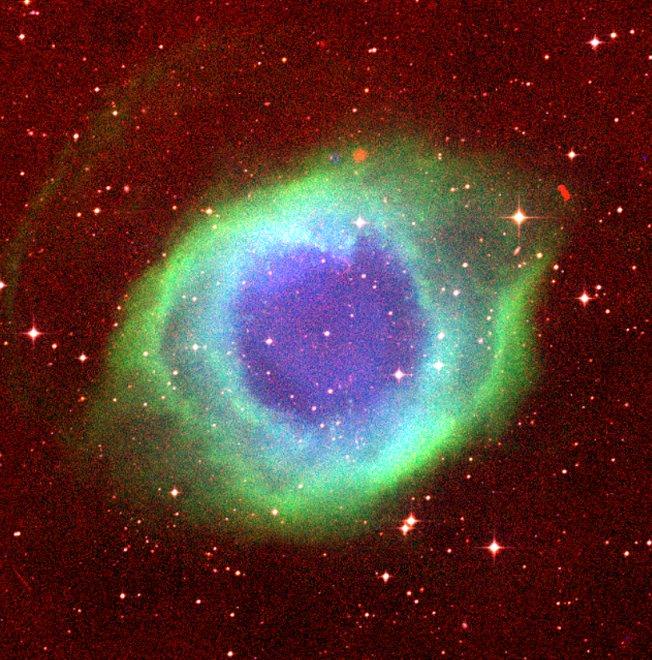
#> input picture Seg_cluster/1741004794898.jpg, 652 x 660 px, found by its file name
$ jupyter execute Kmeans_seg.ipynb
#> lines starting #> are read from the running program, lines starting #| are printed output that depends on the picture
[cell 1]
from PIL import Image
import numpy as np
from sklearn.cluster import KMeans
import matplotlib.pyplot as plt

def kmeans_segmentation(image_path, num_clusters=3):
   """
   使用KMeans对图像进行分割。

   参数:
   - image_path: str, 图像文件路径。
   - num_clusters: int, 聚类数量，默认为3。

   返回:
   - 原始图像和聚类标签图像的可视化。
   """
#> called with num_clusters = 4

   data = Image.open(image_path)
#> data is the input picture: PIL image 652x660 RGBA; mean R, G, B, A 86.1, 53.2, 46, 255
   data = data.convert("RGBA")
   img = np.array(data)
   height, width, _ = img.shape
#> height = 660; width = 652


   datas = img.reshape((height * width, 4))


   kmeans = KMeans(n_clusters=num_clusters)
   kmeans.fit(datas)
   labels = kmeans.predict(datas)


   labels_img = labels.reshape((height, width))
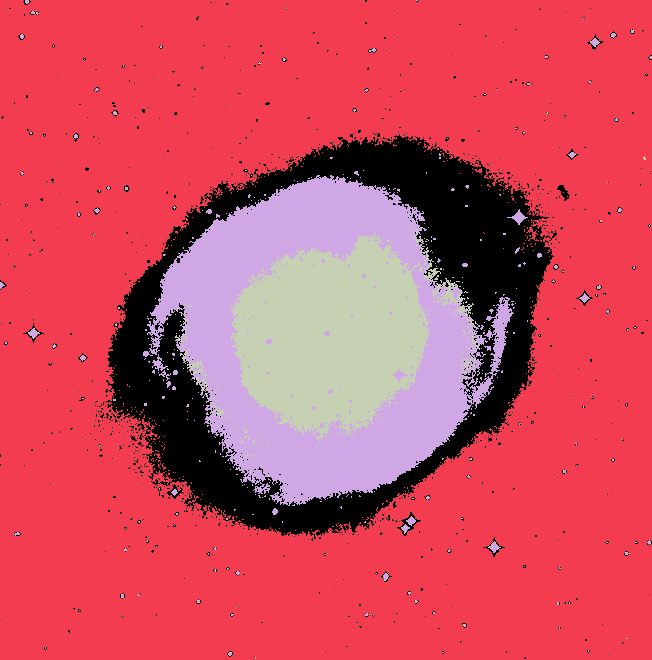
#> labels_img: shape (660, 652) int32; 4 distinct labels, from 0 to 3; one colour per label, 0 black

   print("Cluster Labels Shape:", labels_img.shape)
#| Cluster Labels Shape: (660, 652)

   plt.figure(figsize=(12, 6))
   plt.subplot(121)
   plt.imshow(data)
   plt.axis('off')
   plt.title('Original Image')

   plt.subplot(122)
   plt.imshow(labels_img, cmap='viridis')
   plt.axis('off')
   plt.title('Segmented Image')

   plt.show()
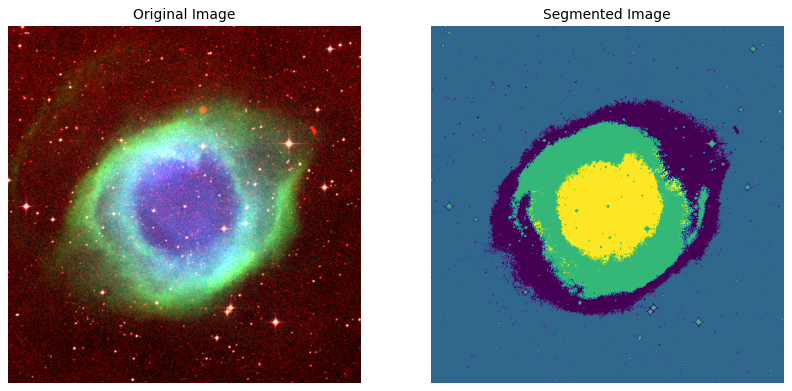
#> figure drawn by matplotlib, 2 panels

image_path = "/home/dell461/ljm/Multi_data/Code/seg/1741004794898.jpg"
kmeans_segmentation(image_path, num_clusters=4)

$ run again, with Seg_cluster/1741003946670.jpg copied over Seg_cluster/1741004794898.jpg
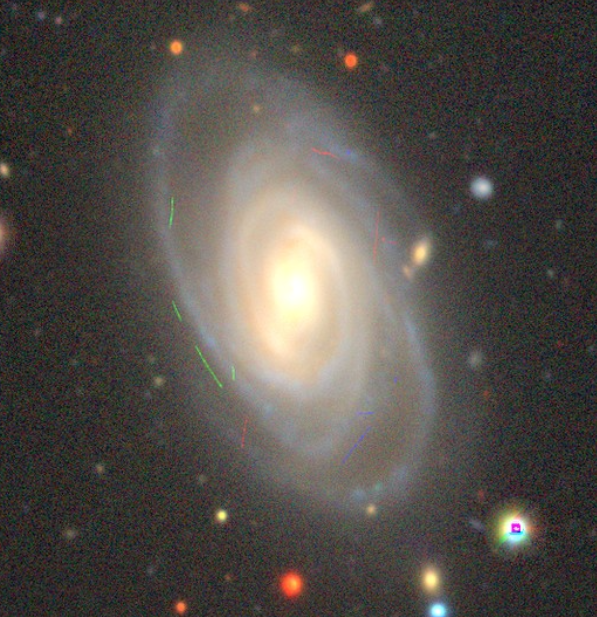
#> input picture Seg_cluster/1741003946670.jpg, 597 x 617 px, found by its file name
#> in kmeans_segmentation, data is the input picture: PIL image 597x617 RGBA; mean R, G, B, A 83.5, 78.7, 73.8, 255
#> in kmeans_segmentation, `labels_img = labels.reshape((height, width))`:
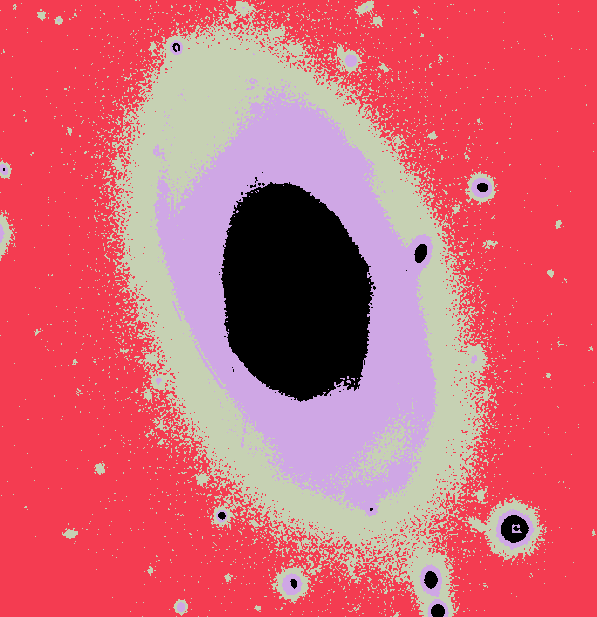
#> labels_img: shape (617, 597) int32; 4 distinct labels, from 0 to 3; one colour per label, 0 black
#| Cluster Labels Shape: (617, 597)
#> in kmeans_segmentation, `plt.show()`:
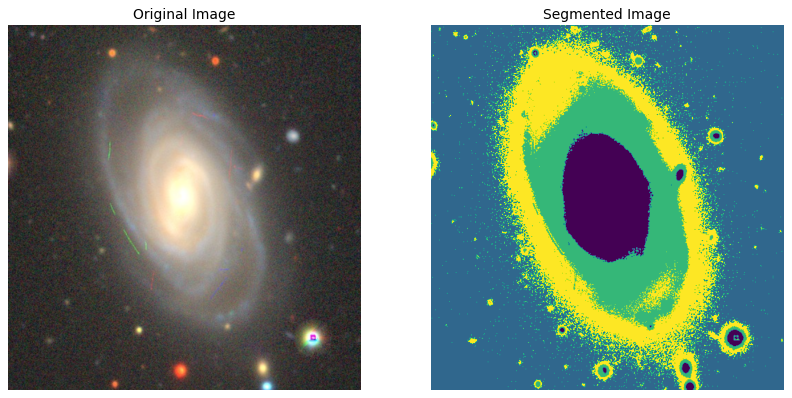
#> figure drawn by matplotlib, 2 panels

$ run again, with Seg_cluster/1740984676630.png saved as Seg_cluster/1741004794898.jpg
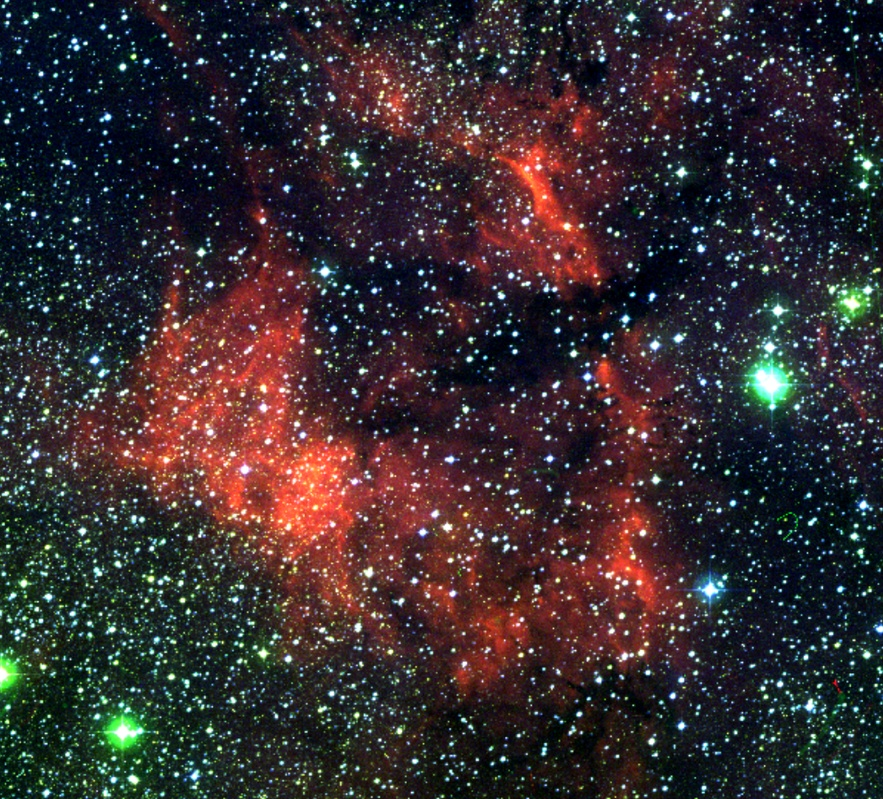
#> input picture Seg_cluster/1740984676630.png, 883 x 799 px, shrunk from 1033 x 934 before the run, found by its file name
#> in kmeans_segmentation, data is the input picture: PIL image 883x799 RGB; mean R, G, B 55.6, 45.5, 48.6
#> data: PIL image 883x799 RGBA
#> in kmeans_segmentation, `labels_img = labels.reshape((height, width))`:
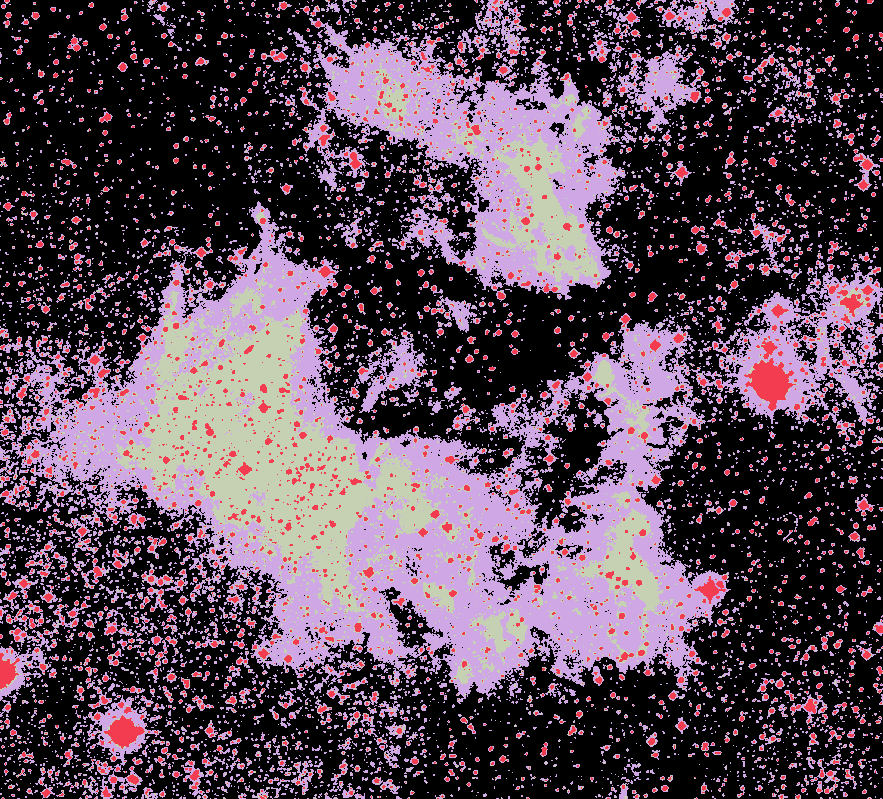
#> labels_img: shape (799, 883) int32; 4 distinct labels, from 0 to 3; one colour per label, 0 black
#| Cluster Labels Shape: (799, 883)
#> in kmeans_segmentation, `plt.show()`:
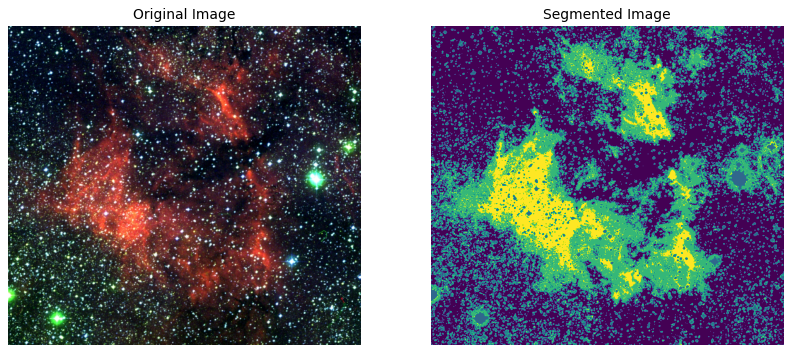
#> figure drawn by matplotlib, 2 panels

$ run again, with Seg_cluster/20250303200853.png saved as Seg_cluster/1741004794898.jpg
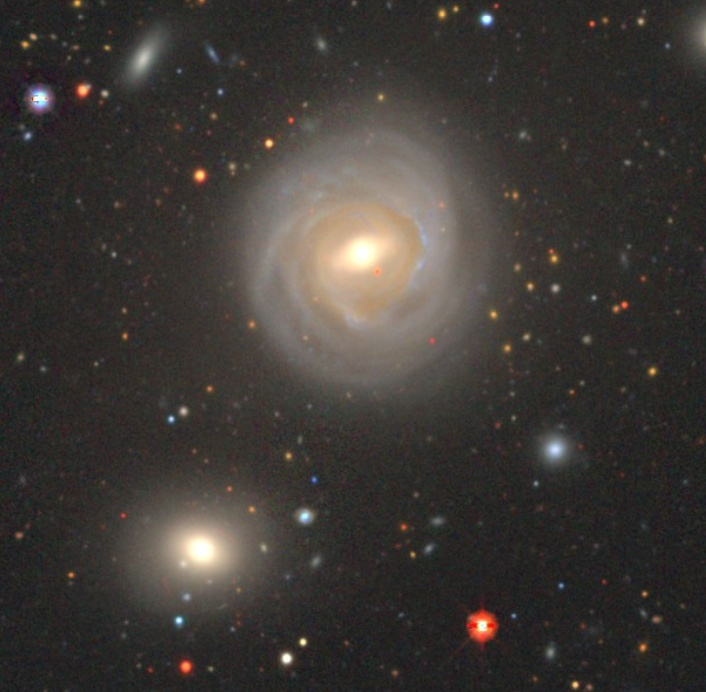
#> input picture Seg_cluster/20250303200853.png, 706 x 692 px, found by its file name
#> in kmeans_segmentation, data is the input picture: PIL image 706x692 RGB; mean R, G, B 61.8, 57.5, 53.5
#> data: PIL image 706x692 RGBA
#> in kmeans_segmentation, `labels_img = labels.reshape((height, width))`:
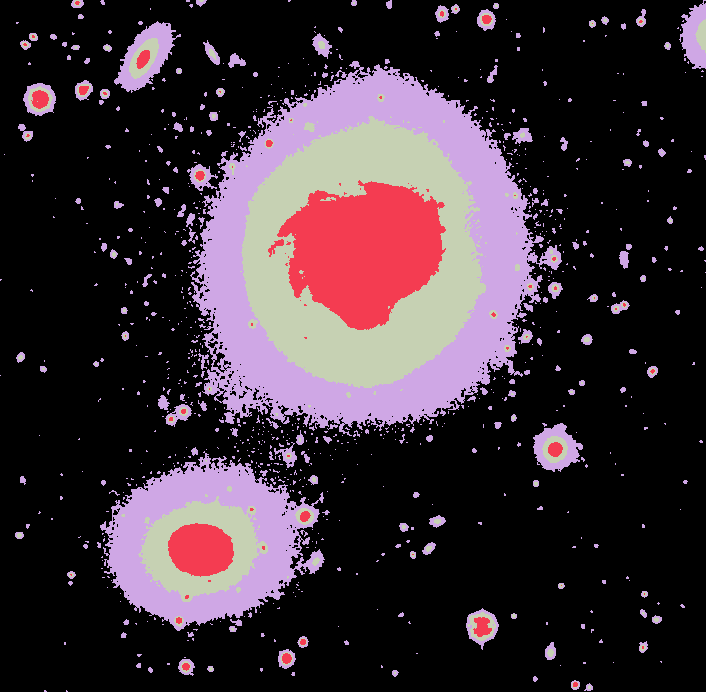
#> labels_img: shape (692, 706) int32; 4 distinct labels, from 0 to 3; one colour per label, 0 black
#| Cluster Labels Shape: (692, 706)
#> in kmeans_segmentation, `plt.show()`:
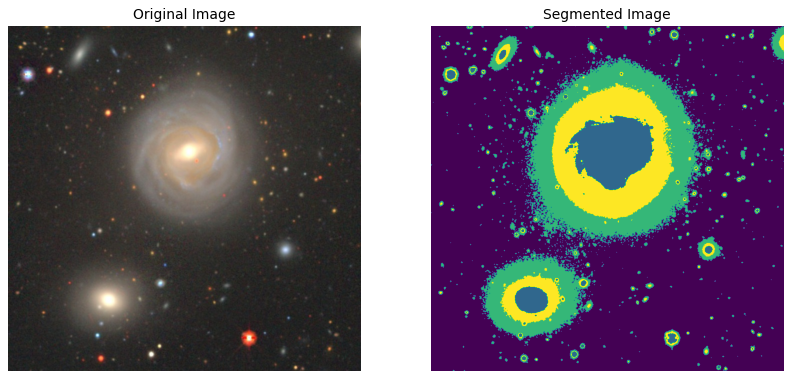
#> figure drawn by matplotlib, 2 panels
